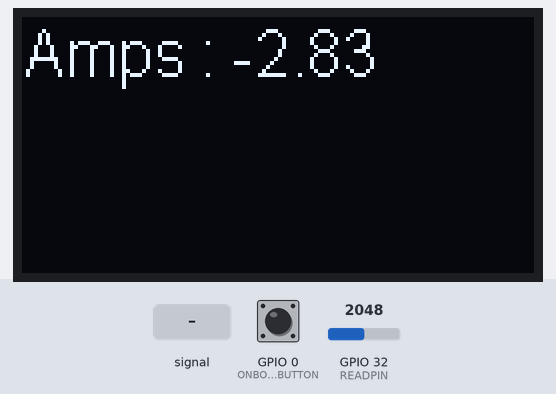
A program run on a simulated ESP32. Parts: 128×64 one-colour display. Wiring (inferred from the names in the program): DS3231 clock at I2C address 0x68. Inputs (shaded band) come from the test bench; at power-on: GPIO 32 (READPIN) = 2048, GPIO 0 (ONBOARD_BUTTON) HIGH. WiFi joins after 1.5 s; servers stay silent unless stated; the local clock reads 2024-03-15 10:24:30 at power-on unless the program sets it; what the program prints to the serial monitor is not drawn.

Above: at 3.2 s.
3.3 s: GPIO 32 (READPIN) set to 3021
At 5.7 s:
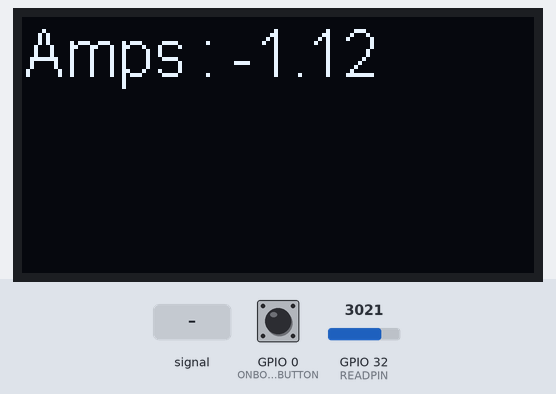
8.4 s: GPIO 32 (READPIN) set to 3111
At 11.9 s:
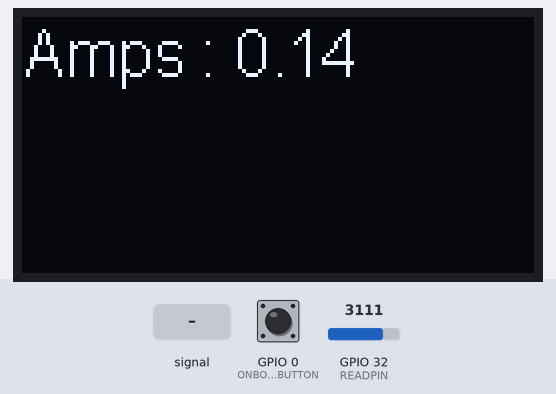
14.8 s: GPIO 32 (READPIN) fed a 200 Hz sine of ±327 counts around its level
At 16.5 s:
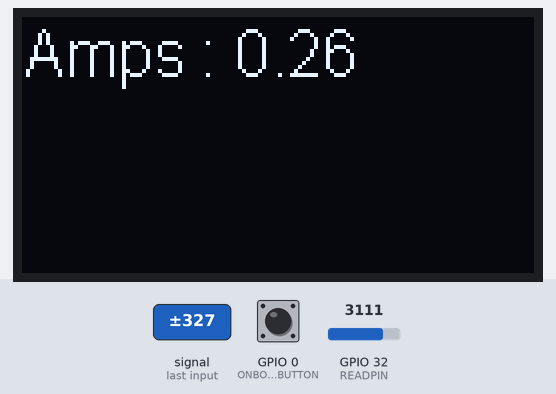
19.0 s: GPIO 0 (ONBOARD_BUTTON) pulled LOW for 1 s
At 24.1 s:
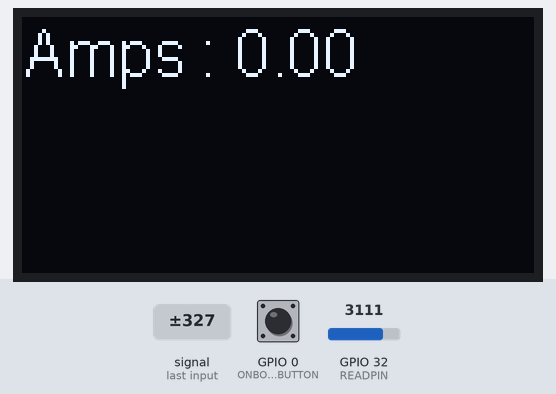
24.4 s: GPIO 32 (READPIN) set to 2866
At 26.0 s:
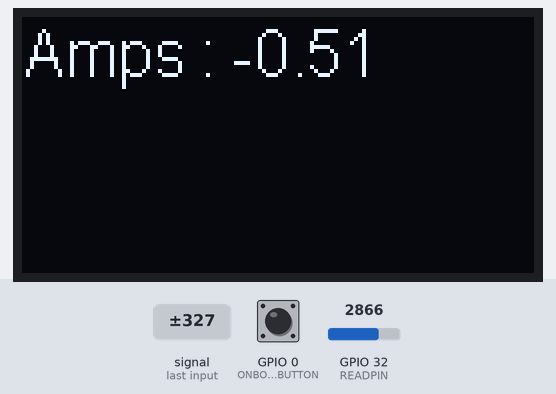
28.7 s: GPIO 32 (READPIN) fed a 1000 Hz sine of ±1023 counts around its level
At 30.5 s:
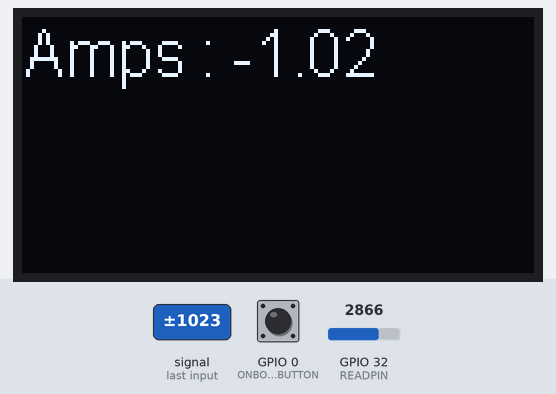
Timing chart, 0 to 32.0 s (numbered marks = the images above; inputs shaded):
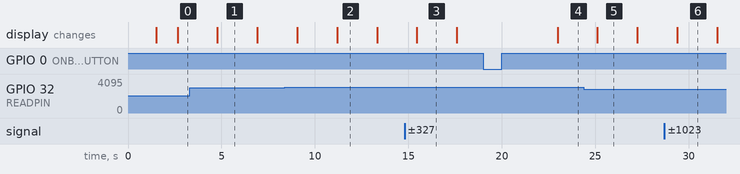

The program:

main.cpp
```cpp
#include <Arduino.h>
#include <stdint.h>

//#define USE_EXTERNAL_ADC 1 //if this value is defined the ESP32 will use the MCP3008 instead of the internal ADC
// ea5ntxzgrugmi5
#include <Wire.h>  // Only needed for Arduino 1.6.5 and earlier
#include <SSD1306.h> // alias for `#include "SSD1306Wire.h"`

#include <Adafruit_MCP3008.h>

#include <WiFi.h>

#include "main.h"
#define NUMBER_OF_BATCHES 20
typedef struct {
  byte second, minute, hour, dayOfWeek, dayOfMonth, month, year;
} time_sensor;

typedef struct {
  time_sensor time_stamp;
  double avg_current;
} batch_unit;

//variables read / derived from currenst sensor
static time_sensor global_time_sensor;
static ACS712_Sensor global_sensor; //global struct to store sensor data
static batch_unit batch_buffer[NUMBER_OF_BATCHES]; //buffer for readings
static uint32_t batch_index = 0;

//TODO Scope variables better
#define READPIN 32
#define ONBOARD_BUTTON 0

#define DS3231_I2C_ADDRESS 0x68
#define AMP_READS_BETWEEN_UPDATE 10000

static double AmpOffset = 0.0;

Adafruit_MCP3008 adc;

String data;

// Initialize required variables for internet connection.
const char* ssid = "Change Your Admin Creds";
const char* password = "thistest";

IPAddress server(172,20,10,12);

WiFiClient client;

// Initialize the OLED display using Wire library
SSD1306  display(0x3c, 21, 22);

//translates the raw value into a Amp reading.
inline static void readSensor(ACS712_Sensor *sensor){
  #if defined(USE_EXTERNAL_ADC)
  sensor->rawRead = adc.readADC(0);
  //TODO: 380 is a magic number that is roughly the value read with 0 current
  sensor->voltageRead = sensor->rawRead / (380/ACS_OFFSET);

  #else
  sensor->rawRead = analogRead(READPIN);
  //TODO: 3050 is a magic number that is roughly the value read with 0 current
  sensor->voltageRead = sensor->rawRead / (3050/ACS_OFFSET);

  #endif
}

inline static double averageAmp(ACS712_Sensor *sensor){
  static double averageAmp;
  for (int i = 0; i < AMP_READS_BETWEEN_UPDATE; ++i)
  {
    readSensor(sensor);
    averageAmp = (((averageAmp * AMP_READS_BETWEEN_UPDATE) + (sensor->voltageRead - ACS_OFFSET) / V_PER_AMP) / (AMP_READS_BETWEEN_UPDATE + 1));
  }

  return averageAmp;
}

//clear data on screen and rewrite it.
static void displayUpdate(double newAmp){
  display.clear();
  display.setFont(ArialMT_Plain_16);
  display.setLogBuffer(1, 15);
  display.setTextAlignment(TEXT_ALIGN_CENTER);
  display.print("Amps : ");
  display.println(newAmp);
  Serial.println(newAmp);
  display.drawLogBuffer(0, 0);
  display.display();
}


static void startWifi(){
  WiFi.begin(ssid, password);

  while (WiFi.status() != WL_CONNECTED) {
    delay(500);
    Serial.println("Connecting to WiFi..");
  }
  //Serial.println(WiFi.IPAddress());
  Serial.println("Connected to the WiFi network");
}

// Takes array of tuples and sends them to server
static void sendData() {
  data = "{data: [";
  for(int i = 0; i < NUMBER_OF_BATCHES; i++)
  {
    data += "{\"datetime\": \"";
    data += (int)batch_buffer[i].time_stamp.month;
    data += "/";
    data += (int)batch_buffer[i].time_stamp.dayOfMonth;
    data += "/";
    data += (int)batch_buffer[i].time_stamp.year;
    data += " ";
    data += (int)batch_buffer[i].time_stamp.hour;
    data += ":";
    data += (int)batch_buffer[i].time_stamp.minute;
    data += ":";
    data += (int)batch_buffer[i].time_stamp.second;
    data += "\", \"current_value\": ";
    data += batch_buffer[i].avg_current;
    data += "}";
    if (i < NUMBER_OF_BATCHES - 1)
    {
      data += ",";
    }
  }
  data += "]}";
  Serial.println(data);
  //{data: [{time : current}...]}

  if (client.connect(server, 8000)) {
    client.println("POST /datalog/ HTTP/1.1");
    client.print("Host: ");
    client.print(server);
    client.println();
    client.println("Content-Type: application/json");
    client.print("Content-Length: ");
    client.print(data.length());
    client.println();
    client.print(data);
  }

  if (client.connected()) {
    client.stop();
  }
}

// Convert normal decimal numbers to binary coded decimal
byte decToBcd(byte val)
{
  return( (val/10*16) + (val%10) );
}
// Convert binary coded decimal to normal decimal numbers
byte bcdToDec(byte val)
{
  return( (val/16*10) + (val%16) );
}

void setDS3231time(byte second, byte minute, byte hour, byte dayOfWeek, byte
dayOfMonth, byte month, byte year)
{
  // sets time and date data to DS3231
  Wire.beginTransmission(DS3231_I2C_ADDRESS);
  Wire.write(0); // set next input to start at the seconds register
  Wire.write(decToBcd(second)); // set seconds
  Wire.write(decToBcd(minute)); // set minutes
  Wire.write(decToBcd(hour)); // set hours
  Wire.write(decToBcd(dayOfWeek)); // set day of week (1=Sunday, 7=Saturday)
  Wire.write(decToBcd(dayOfMonth)); // set date (1 to 31)
  Wire.write(decToBcd(month)); // set month
  Wire.write(decToBcd(year)); // set year (0 to 99)
  Wire.endTransmission();
}

void readDS3231time(byte *second,
byte *minute,
byte *hour,
byte *dayOfWeek,
byte *dayOfMonth,
byte *month,
byte *year)
{
  Wire.beginTransmission(DS3231_I2C_ADDRESS);
  Wire.write(0); // set DS3231 register pointer to 00h
  Wire.endTransmission();
  Wire.requestFrom(DS3231_I2C_ADDRESS, 7);
  // request seven bytes of data from DS3231 starting from register 00h
  *second = bcdToDec(Wire.read() & 0x7f);
  *minute = bcdToDec(Wire.read());
  *hour = bcdToDec(Wire.read() & 0x3f);
  *dayOfWeek = bcdToDec(Wire.read());
  *dayOfMonth = bcdToDec(Wire.read());
  *month = bcdToDec(Wire.read());
  *year = bcdToDec(Wire.read());
}

void add_to_batch_buffer_and_send(double current)
{
  batch_buffer[batch_index].avg_current = current;

  batch_buffer[batch_index].time_stamp.second = global_time_sensor.second;
  batch_buffer[batch_index].time_stamp.minute = global_time_sensor.minute;
  batch_buffer[batch_index].time_stamp.hour = global_time_sensor.hour;
  batch_buffer[batch_index].time_stamp.dayOfWeek = global_time_sensor.dayOfWeek;
  batch_buffer[batch_index].time_stamp.dayOfMonth = global_time_sensor.dayOfMonth;
  batch_buffer[batch_index].time_stamp.month = global_time_sensor.month;
  batch_buffer[batch_index].time_stamp.year = global_time_sensor.year;
  batch_index++;
  if (batch_index == NUMBER_OF_BATCHES)
  {
    batch_index = 0;
    sendData();
  }
}


// void adc_init() {
//   adc = new Adafruit_MCP3008
// }

void setup() {

  Serial.begin(115200);
  while(!Serial);

  startWifi();

  display.init();
  display.flipScreenVertically();

  pinMode(ONBOARD_BUTTON, INPUT);
  pinMode(READPIN, INPUT);

  //setDS3231time(0,41,10,5,15,12,17);
  //bool Adafruit_MCP3008::begin(uint8_t sck, uint8_t mosi, uint8_t miso, uint8_t cs)
  adc.begin(18,19,23,2);
}

void loop()
{

  double aveAmp = averageAmp(&global_sensor);
  displayUpdate(aveAmp - AmpOffset);

  if(digitalRead(ONBOARD_BUTTON)==LOW){
    AmpOffset = averageAmp(&global_sensor);
  }

  readDS3231time(&global_time_sensor.second, &global_time_sensor.minute,
    &global_time_sensor.hour, &global_time_sensor.dayOfWeek,
    &global_time_sensor.dayOfMonth, &global_time_sensor.month,
    &global_time_sensor.year);
    delay(1000);

    add_to_batch_buffer_and_send(aveAmp - AmpOffset);
  //displayTime(); // display the real-time clock data on the Serial Monitor,
}
```

main.h
```cpp
#define V_PER_AMP .185
#define ACS_OFFSET 2.52


typedef struct
{
	double rawRead;
	double voltageRead;
	double ampsRead;


}	ACS712_Sensor;
```

Measured:
- the behaviour switches between 3083 and 3084 on GPIO 32 (READPIN) (found by bisection; images 1 and 2)
- after the input at 19.0 s, the display: changes after 4.0 s (image 4)
- after the input at 24.4 s, the display: changes after 0.72 s (image 5)
- what the display in image 1 shows lasts 2.1 s, from 4.8 s to 6.9 s
